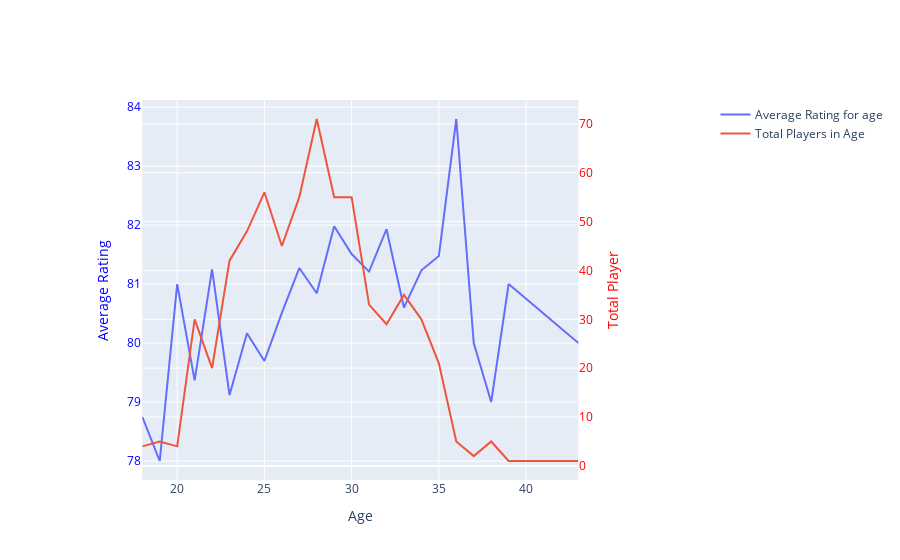

Notebook code cell kept with this figure:
### Code cell
layout2 = go.Layout(
    xaxis = dict(
        domain = [0.1,0.8],
        title = 'Age'       
    ),
    yaxis = dict(
        title = 'Average Rating',
        tickfont = {'color' : 'blue'},
        title_font = {'color' : 'blue'}        
    ),
    yaxis2 = dict(
        title = 'Total Player',
        anchor = 'free',
        overlaying = 'y',
        side = 'right',
        position = 0.8,
        tickfont = {'color' : 'red'},
        title_font = {'color' : 'red'}
    )
)
avg_rating_age = go.Scatter(y = df.groupby('age').mean()['overall'], x = a, name = "Average Rating for age")
total_player_age = go.Scatter(x = a, y = df.groupby('age').count()['overall'], yaxis='y2', name = 'Total Players in Age')
go.Figure([avg_rating_age, total_player_age], layout=layout2)

### Figure 1 — Plotly figure (JSON) as saved in the notebook; plotly's stock layout.template omitted (floating-point values rounded to 4 significant figures)
{"data": [{"name": "Average Rating for age", "type": "scatter", "x": [18, 19, 20, 21, 22, 23, 24, 25, 26, 27, 28, 29, 30, 31, 32, 33, 34, 35, 36, 37, 38, 39, 43], "y": [78.75, 78, 81, 79.37, 81.25, 79.12, 80.17, 79.7, 80.51, 81.27, 80.85, 81.98, 81.51, 81.21, 81.93, 80.6, 81.23, 81.48, 83.8, 80, 79, 81, 80]}, {"name": "Total Players in Age", "type": "scatter", "x": [18, 19, 20, 21, 22, 23, 24, 25, 26, 27, 28, 29, 30, 31, 32, 33, 34, 35, 36, 37, 38, 39, 43], "y": [4, 5, 4, 30, 20, 42, 48, 56, 45, 55, 71, 55, 55, 33, 29, 35, 30, 21, 5, 2, 5, 1, 1], "yaxis": "y2"}], "layout": {"xaxis": {"domain": [0.1, 0.8], "title": {"text": "Age"}}, "yaxis": {"tickfont": {"color": "blue"}, "title": {"font": {"color": "blue"}, "text": "Average Rating"}}, "yaxis2": {"anchor": "free", "overlaying": "y", "position": 0.8, "side": "right", "tickfont": {"color": "red"}, "title": {"font": {"color": "red"}, "text": "Total Player"}}}}
